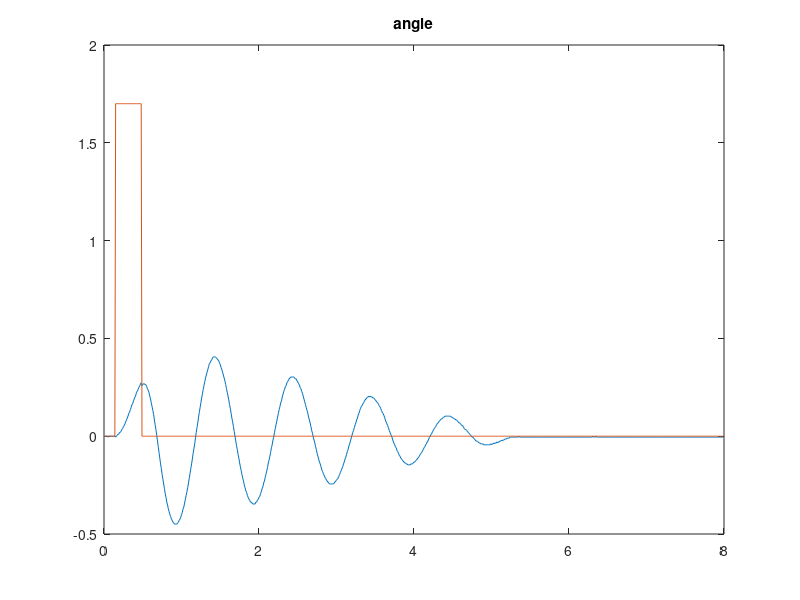

The MATLAB script that drew this image:
load Data_impulse
load DataCommands_impulse
Ts=0.01;
time=0:Ts:(length(Data(:,1))-1)*Ts;

% figure %Open a new window for plot.
% plot(time,Data(:,1),time,DataCommands(:)); %Plot the experiment (input and output).
% title('position');
% 
% figure %Open a new window for plot.
% plot(time,Data(:,2),time,DataCommands(:)); %Plot the experiment (input and output).
% title('velocity');
% 
figure %Open a new window for plot.
plot(time,Data(:,3)-Data(1,3),time,DataCommands(:)); %Plot the experiment (input and output).
title('angle');
% 
% figure %Open a new window for plot.
% plot(time,Data(:,4),time,DataCommands(:)); %Plot the experiment (input and output).
% title('angle velocity');


%%% PLOT ALL IN THE SAME FIGURE
% figure
% grid on;
% plot(time,DataCommands(:),'m');
% hold on
% plot(time,Data(:,1)-Data(1,1),'b');
% hold on
% plot(time,Data(:,2)-Data(1,2),'c');
% hold on
% plot(time,Data(:,3)-Data(1,3),'r');
% hold on
% plot(time,Data(:,4)-Data(1,4),'g');
% legend('command','position','velocity','angle','angle velocity')